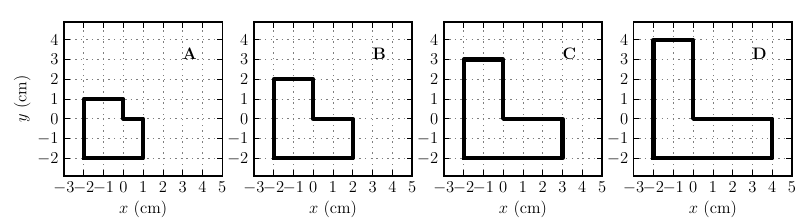

The script that saved this image:
if __name__ == '__main__':
    import matplotlib
    matplotlib.use('Agg')
    from matplotlib import rc
    rc('font',**{'family':'serif','serif':'Computer Modern Roman','size':12})
    rc('text', usetex=True)
import numpy as np
import pylab as plt

def com_shape(label, x, y):
    plt.plot(x, y, 'k-', lw=3.)
    plt.text(3,3,label)
    plt.grid(True, alpha=0.5)
    plt.xlabel(r'$x$ (cm)')
    plt.axis('equal')
    plt.xlim(-3., 5.)
    plt.ylim(-3., 5.)
    return None

if __name__ == '__main__':
    plt.figure(figsize=(8, 2.2))
    plt.subplots_adjust(left=0.08, right=0.99, bottom=0.2)
    plt.subplot(141)
    com_shape(r'\bf A', [-2., -2., 0., 0., 1., 1., -2.], [-2., 1., 1., 0., 0., -2., -2.])
    plt.ylabel(r'$y$ (cm)')
    plt.subplot(142)
    com_shape(r'\bf B', [-2., -2., 0., 0., 2., 2., -2.], [-2., 2., 2., 0., 0., -2., -2.])
    plt.subplot(143)
    com_shape(r'\bf C', [-2., -2., 0., 0., 3., 3., -2.], [-2., 3., 3., 0., 0., -2., -2.])
    plt.subplot(144)
    com_shape(r'\bf D', [-2., -2., 0., 0., 4., 4., -2.], [-2., 4., 4., 0., 0., -2., -2.])
    plt.savefig('com_shapes.pdf')
